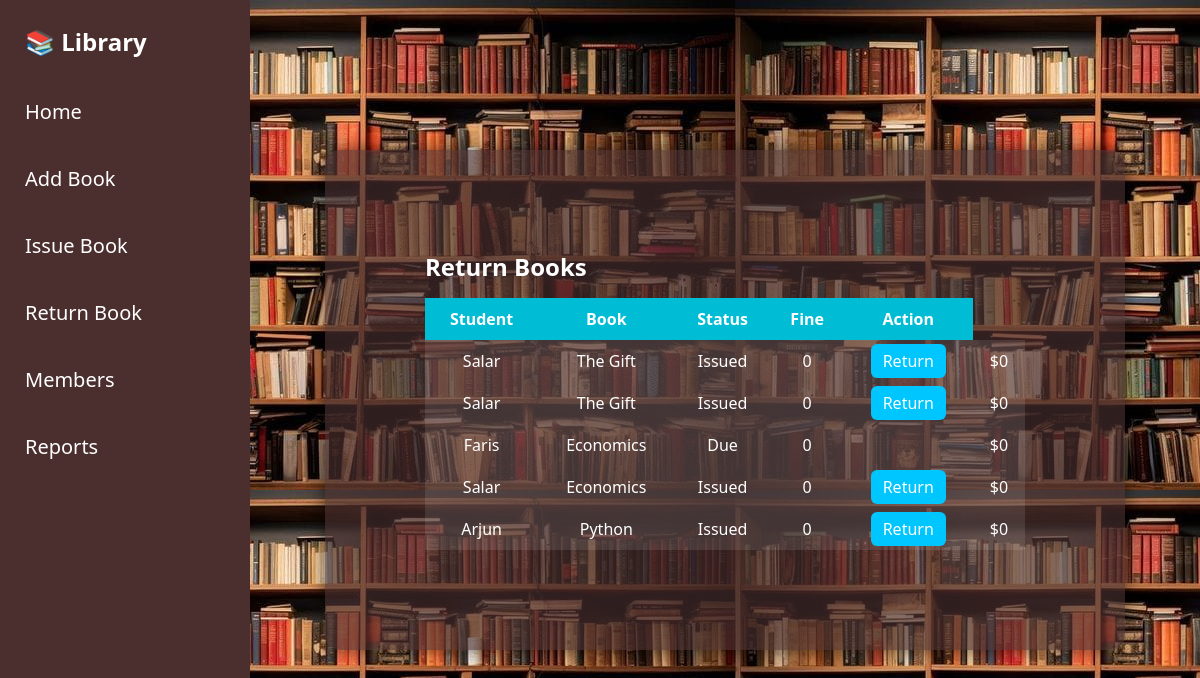
/return_book, run on the app's committed database.
### tables this page shows
CREATE TABLE issued_books (
    id INTEGER PRIMARY KEY AUTOINCREMENT,
    student_name TEXT,
    book_name TEXT,
    status TEXT
, issue_date TEXT, return_date TEXT, student_id INTEGER, book_id INTEGER);

### app.py (the view)
@app.route("/return_book")
def return_book_page():
    db = get_db()
    cur = db.cursor()
    cur.execute("""
        SELECT id, student_name, book_name,
               issue_date, return_date, status
        FROM issued_books
        ORDER BY id DESC
    """)
    rows = cur.fetchall()
    db.close()
    today = datetime.now().date()
    records = []
    for row in rows:
        fine = 0
        overdue = False
        if row[5] == "Issued" and row[4]:
            due_date = datetime.strptime(row[4], "%Y-%m-%d").date()
            if today > due_date:
                overdue = True
                fine = (today - due_date).days * 5
        records.append({
            "id": row[0],
            "student": row[1],
            "book": row[2],
            "issue_date": row[3],
            "return_date": row[4],
            "status": row[5],
            "fine": fine,
            "overdue": overdue
        })
    return render_template(
        "return_book.html",
        records=records
    )

### app.py (called while the page is built)
def get_db():
    return sqlite3.connect("database.db")

### templates/return_book.html (shortened to what this page needs)
<!DOCTYPE html>
<html>
<head>
<link rel="stylesheet" href="/static/css/style.css">
</head>
<body>
<div class="layout">
<div class="sidebar">
<h2>📚 Library</h2>
<ul>
<li><a href="/home">Home</a></li>
<li><a href="/add_book">Add Book</a></li>
<li><a href="/issue_book">Issue Book</a></li>
<li><a href="/return_book">Return Book</a></li>
<li><a href="/members">Members</a></li>
<li><a href="/reports">Reports</a></li>
</ul>
</div>
<div class="main">
<div class="card" style="width:800px;">
<h2>Return Books</h2>
<table style="width:100%;color:white;">
<tr>
<th>Student</th>
<th>Book</th>
<th>Status</th>
<th>Fine</th>
<th>Action</th>
</tr>
{% for r in records %}
<tr>
<td>{{ r.student }}</td>
<td>{{ r.book }}</td>
<td>{{ r.status }}</td>
<td>{{ r.fine }}</td>
<td>
{% if r.status=='Issued' %}
<a href="/return_book/{{ r.id }}" style="background: #00c6ff; padding: 6px 12px; border-radius: 6px; color: white; text-decoration: none;">Return</a>
{% endif %}
</td>
<td>$0</td>
</tr>
{% endfor %}
</table>
</div>
</div>
</div>
</body>
</html>

### static/css/style.css (style rules this page uses)
* { margin:0; padding:0; box-sizing:border-box; font-family:Segoe UI, Arial, sans-serif; }
body { background-image:url("library.jpeg"); height:100vh; }
.layout { display: flex; }
.main { flex: 1; display: flex; justify-content: center; align-items: center; min-height: 100vh; }
.sidebar { width:250px; background:linear-gradient(180deg,#4b2e2e,#4b2e2e); color:white; padding:25px; }
.sidebar h2 { margin-bottom:30px; }
.sidebar ul { list-style:none; }
.sidebar ul li { margin:40px 0; }
.sidebar ul li a { color:white; text-decoration:none; font-size:20px; }
.card { background: rgba(72, 46, 46, 0.65); padding:100px; border-radius:15px; color:white; min-width:700px; box-shadow:0px 0px 20px rgba(0,0,0,0.6); }
.card h1, .card h2 { margin-bottom:15px; }
table { margin-top:15px; border-collapse:collapse; width:100%; }
th { background:#00bcd4; padding:10px; }
td { padding:10px; background:rgba(255,255,255,0.1); text-align:center; }

### data on the page
issued_books: student "Salar", book "The Gift", status "Issued", fine "0"
issued_books: student "Salar", book "The Gift", status "Issued", fine "0"
issued_books: student "Faris", book "Economics", status "Due", fine "0"
issued_books: student "Salar", book "Economics", status "Issued", fine "0"
issued_books: student "Arjun", book "Python", status "Issued", fine "0"
